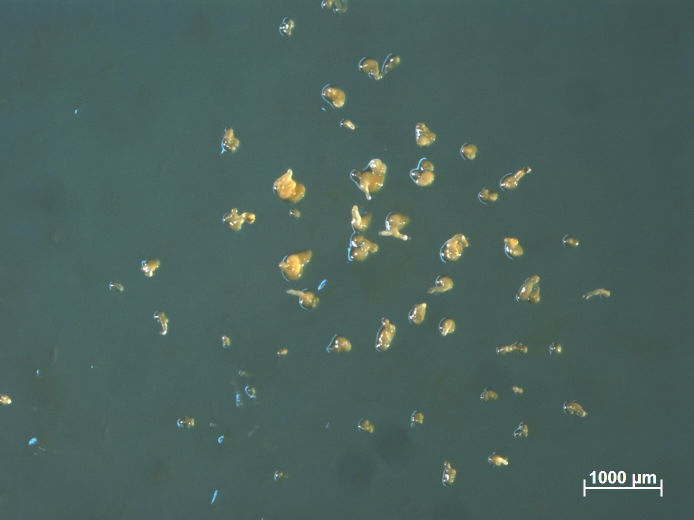
#> input picture files/CV-FB.jpg, 1388 x 1040 px (shown at 1/2 size)
$ python main.py
#> lines starting #> are read from the running program, lines starting #| are printed output that depends on the picture; after the words box and inside, x2 and y2 are one past the last pixel; in counts of white or black regions, pixels touching at a corner belong together
### madule/image_madule.py
import cv2 as cv
import numpy as np
import pandas as pd


def read_img(path):
    img = cv.imread(path)
    return img

def read_img_clahe(path):
#> called with path = 'files/CV-FB.jpg'
    img = cv.imread(path, cv.IMREAD_GRAYSCALE)
#> img: shape (1040, 1388); min 26, max 255, mean 90.4
#> in read_img, img is the input picture: shape (1040, 1388, 3); mean B, G, R 93.2, 98.2, 74.2
    return img

def show_img(image):
    cv.imshow("Image", image)
    cv.waitKey(0)

def image2signal(img):
    return np.ravel(img)


def signal2image(signal, shape):
    return np.array(signal.reshape(shape))


# [4 lines left out: function regression, not called in this run]


def std_lines(y, reg, up_coef=1, down_coef=1):
    std = y.std()
    return reg + (up_coef * std), reg - (down_coef * std)


# [14 lines left out: functions make_dataframe, light_normalizer, not called in this run]

### madule/clahe_filter.py
import cv2 as cv
import numpy as np


class ClaheFilter:
    def __init__(self, image):
        clahe = cv.createCLAHE(clipLimit=2.0, tileGridSize=(8, 8))
        self.cl_img = clahe.apply(image)

    def get_cl_img(self):
        return self.cl_img

    def get_ravel(self):
        return np.ravel(self.cl_img)


# [9 lines of commented-out code are left out]

### model/contour_finder.py
import cv2
from madule.contour import Contour
from madule.image_madule import *
from madule.clahe_filter import ClaheFilter


class ContourFinder:
    def __init__(self, path):
        image2clahe = read_img_clahe(path)
        self.image = read_img(path)
        clahe = ClaheFilter(image2clahe)
        cl_img = clahe.get_cl_img()

        blur = cv2.blur(cl_img, (1, 1))

        threshold = 120

        ret, thresh = cv2.threshold(blur, threshold, 255, cv2.THRESH_BINARY)
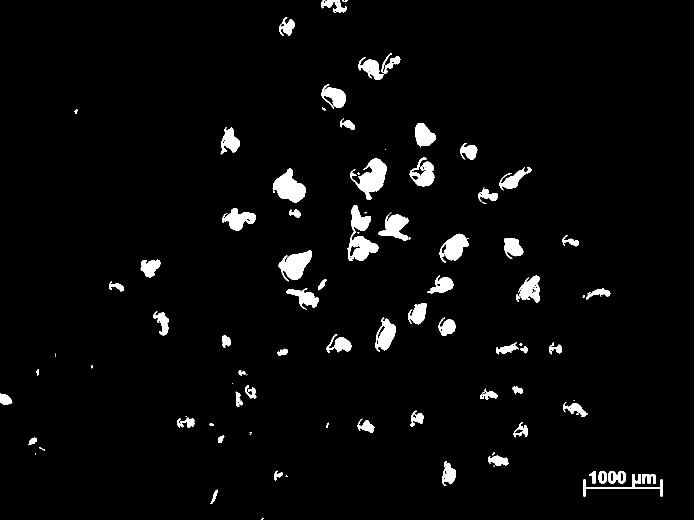
#> thresh: shape (1040, 1388) (shown at 1/2 size); 3.4% white; 98 white regions (23 under 20 px)
#> ret = 120

        self.contour = Contour(thresh)
#> in __init__, `self.contours, hierarchy = cv2.findContours(self.image, cv2.RETR_TREE,..`: self.contours = 153 contours, 66 with area under 20; largest, box (x1, y1, x2, y2) and area: (695, 410, 757, 522) 3110, (700, 317, 773, 400) 2644, (545, 337, 611, 406) 2513, (557, 500, 624, 563) 2244, (879, 467, 937, 525) 1892
        self.cnt = self.contour.contours
#> self.cnt has the same summary as self.contours
        cv2.drawContours(self.image, self.cnt, -1, (255, 0, 0), 2)
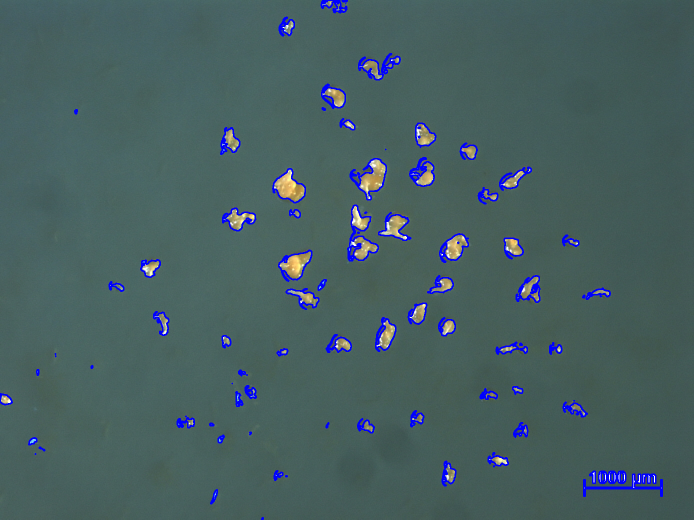
#> self.image: shape (1040, 1388, 3) (shown at 1/2 size); mean B, G, R 96.5, 95, 71.3
        self.locs = []

    def draw_contours(self):
        i = 1
        for c in self.cnt:
            area = self.contour.find_area(contours=c)
            if area > 400:
                x, y, w, h = self.contour.bounding_rect(contours=c)
                self.contour.draw_bounding_rect(self.image, contours=c)

                a = [i, x, y, w, h]

                self.locs.append(a)
                i = i + 1
#> this loop made 153 passes
#> (area, a) on passes 5, 15, 21, 35, 43, 65, 67, 68, 70, 73, 74, 79: (877, [1, 1167, 948, 158, 45]), (767, [2, 884, 922, 28, 50]), (503.5, [3, 976, 911, 41, 21]), (414.5, [4, 715, 837, 34, 29]), (514, [5, 1126, 804, 49, 30]), (417, [6, 992, 684, 46, 25]), (803.5, [7, 652, 669, 51, 36]), (729, [8, 877, 635, 34, 37]), (1620.5, [9, 751, 635, 41, 68]), (659.5, [10, 307, 623, 31, 48]), (951.5, [11, 816, 606, 38, 43]), (1092, [12, 572, 577, 66, 42])
#> area on passes 2, 4, 6, 7, 8, 9: 111.5, 287, 329, 97, 329, 97
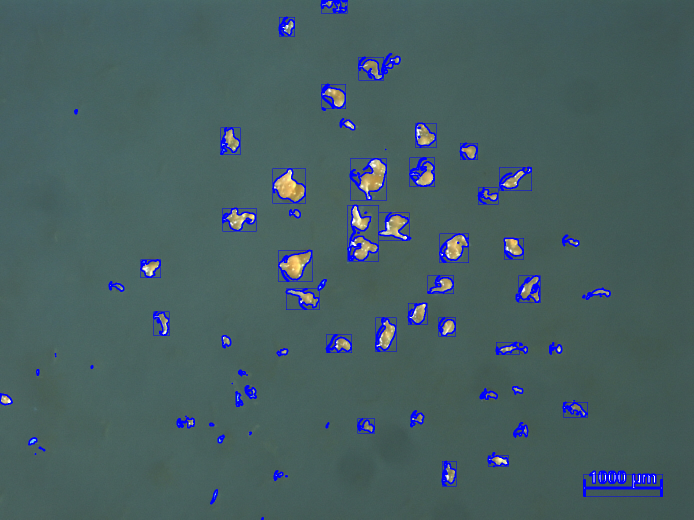
#> self.image: shape (1040, 1388, 3) (shown at 1/2 size); 0.35% of pixels changed, all inside (x1, y1, x2, y2) = (281, 0, 1326, 994)
#> after the loop, i = 34; self.locs = 33 items, first 6: [1, 1167, 948, 158, 45], [2, 884, 922, 28, 50], [3, 976, 911, 41, 21], [4, 715, 837, 34, 29], [5, 1126, 804, 49, 30], [6, 992, 684, 46, 25]

        # cv2.imshow("Image", self.image)
        # cv2.waitKey(0)
        return self.locs

### madule/contour.py
import cv2
import numpy as np


class Contour:
    def __init__(self, image):
        self.image = image
        self.contours, hierarchy = cv2.findContours(self.image, cv2.RETR_TREE, cv2.CHAIN_APPROX_SIMPLE)

    def bounding_rect(self, contours=None):
        if contours is None:
            contours = self.contours
        x, y, w, h = cv2.boundingRect(contours)
        return int(x), int(y), int(w), int(h)


    def draw_bounding_rect(self, image=None, contours=None):
        if image is None:
            image = self.image
        if contours is None:
            contours = self.contours
        x, y, w, h = cv2.boundingRect(contours)
        return cv2.rectangle(image, (x, y), (x + w, y + h), (255, 0, 0), 1)


    # [34 lines left out: functions bounding_rect_rotated, draw_bounding_rect_rotated, moments, center, not called in this run]

    # Area of Contours
    def find_area(self, contours=None):
        if contours is None:
            contours = self.contours
        return cv2.contourArea(contours)

    # Perimeter of Contours
    # [19 lines left out: functions perimeter, approximation, hull, not called in this run]

### model/contour2signal.py
from madule.image_madule import *
from model.contour_finder import ContourFinder


def contour2signal(path, a):
    cnt_finder = ContourFinder(path)
    cnt_list = cnt_finder.draw_contours()
#> cnt_list has the same summary as self.locs in draw_contours
    image = read_img_clahe(path)
    signal_list = []

    for i in np.array(cnt_list):
        img = image[i[2]:i[2] + i[4], i[1]:i[1] + i[3]]
        signal = image2signal(img)
        signal_list.append(signal)
#> this loop made 33 passes
#> i on passes 1 to 12: [1, 1167, 948, 158, 45], [2, 884, 922, 28, 50], [3, 976, 911, 41, 21], [4, 715, 837, 34, 29], [5, 1126, 804, 49, 30], [6, 992, 684, 46, 25], [7, 652, 669, 51, 36], [8, 877, 635, 34, 37], [9, 751, 635, 41, 68], [10, 307, 623, 31, 48], [11, 816, 606, 38, 43], [12, 572, 577, 66, 42]
#> pass 1, in contour2signal, `img = image[i[2]:i[2] + i[4], i[1]:i[1] + i[3]]`:
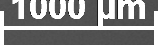
#> img: shape (45, 158); min 27, max 255, mean 134.9
#> pass 2, in contour2signal, `img = image[i[2]:i[2] + i[4], i[1]:i[1] + i[3]]`:
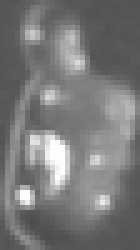
#> img: shape (50, 28) (shown 5 times larger); min 77, max 255, mean 121.2
#> pass 3, in contour2signal, `img = image[i[2]:i[2] + i[4], i[1]:i[1] + i[3]]`:
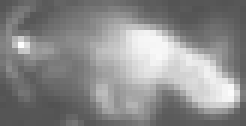
#> img: shape (21, 41) (shown 6 times larger); min 82, max 254, mean 138.9
#> after the loop:
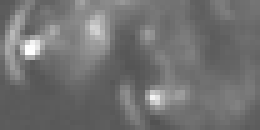
#> img: shape (26, 52) (shown 5 times larger); min 82, max 255, mean 113.4
#> after the loop, signal_list = 33 items

    df = pd.DataFrame(signal_list)
#> df = table of 33 rows and 7110 columns
#> (the run stopped early here; a loop or call above may not have finished)
